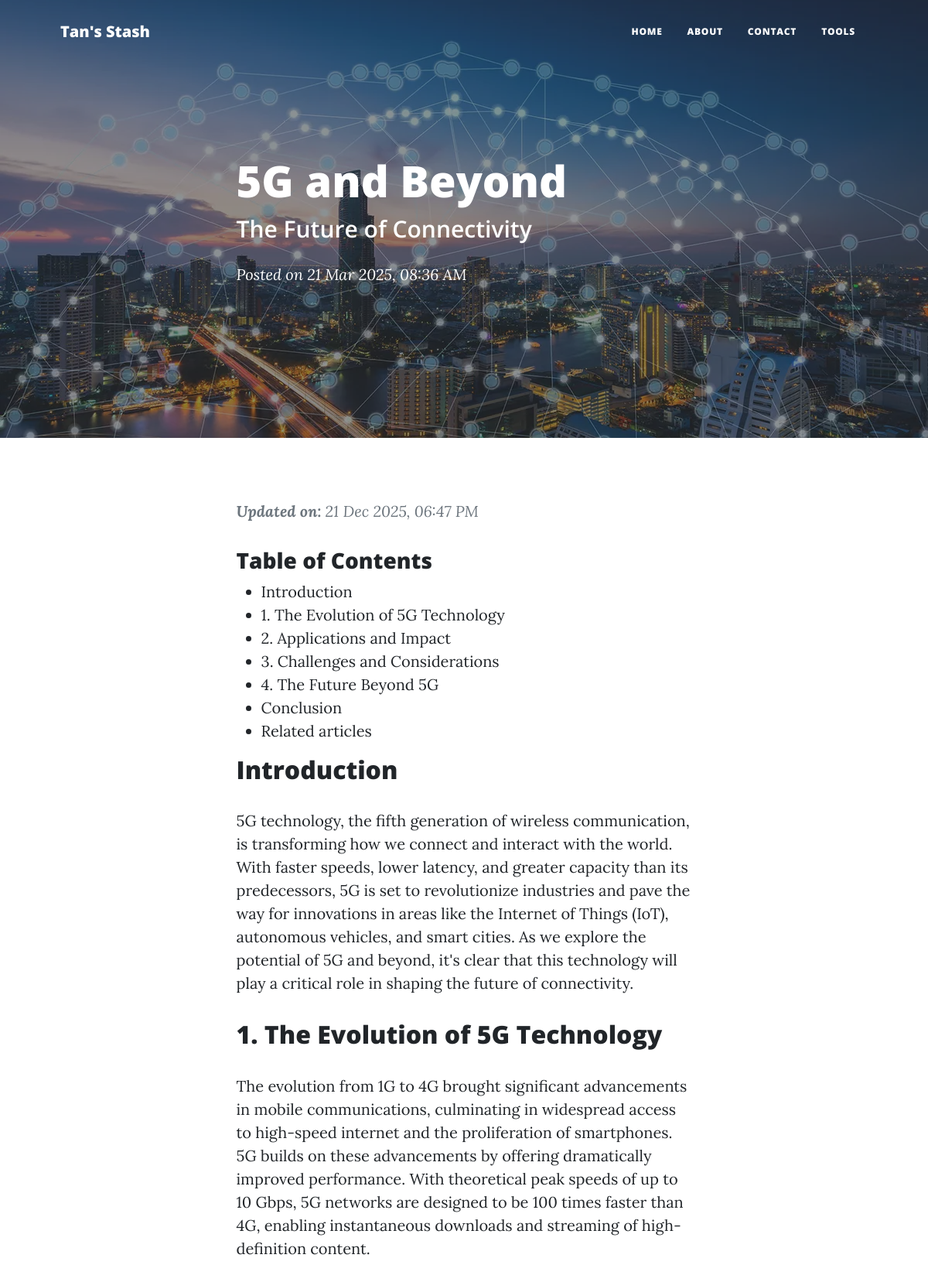
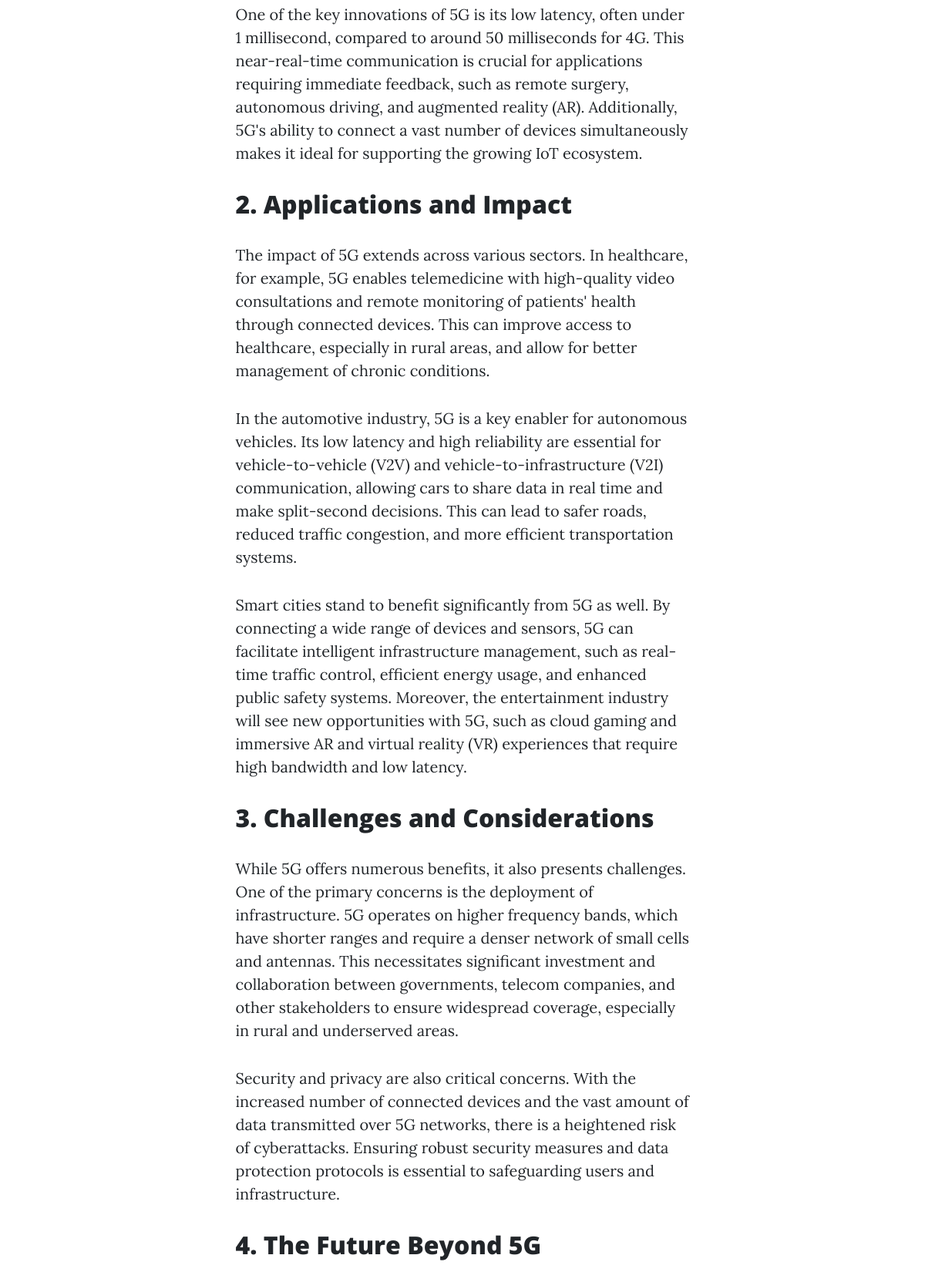
/blog/5g-beyond (upper part), run on the app's committed database (2 pictures, top to bottom).
### src/models/post_model.py (models this page shows, shortened)
class Post(Base):
    __tablename__ = "posts"
    sno = Column(Integer, primary_key=True, index=True)
    title = Column(String(255), nullable=False)
    slug = Column(String(255), unique=True, nullable=False)
    content = Column(Text, nullable=False)
    tag_line = Column(String(255), nullable=False)
    description = Column(String(500), nullable=False, default="Tan's Stash")
    date = Column(DateTime(timezone=True), default=lambda: datetime.now(timezone.utc))
    last_modified = Column(DateTime(timezone=True), nullable=True)
    img_file = Column(String(120), nullable=True)

### src/routers/pages/blog.py (the view)
@router.get("/{post_slug}")
def post_route(
    request: Request,
    post_slug: str,
    db: db_dependency
):
    try:
        post = db.query(Post).filter(Post.slug == post_slug).first()
        if not post:
            raise HTTPException(status_code=404, detail="Post not found")
        clean_html, toc = generate_toc_and_clean_html(post.content)
        context = get_global_context(request)
        context.update({
            "request": request,
            "post": post,
            "content": clean_html,
            "toc": toc,
            "content_type": "blog",
            "content_id": post.sno,
        })
        return templates.TemplateResponse("post.html", context)
    except Exception:
        flash(request, "Something went wrong. Please visit again later.", "danger")
        context = get_global_context(request)
        context.update({
            "request": request,
            "post": None,
            "content": "",
            "toc": [],
            "content_type": "",
            "content_id": "",
        })
        return templates.TemplateResponse(
            "post.html",
            context,
            status_code=status.HTTP_500_INTERNAL_SERVER_ERROR,
        )

### src/templates/post.html (shortened to what this page needs)
{% extends "layout.html" %}
{% set fname = 'assets/img/default-hero-image' %}
{% if post %}
    {%if post.img_file != ''%}
        {% set fname_full = 'assets/img/'+ post.img_file %}
        {% set fname_parts = post.img_file.rsplit('.', 1) %}
        {% set fname = 'assets/img/' + fname_parts[0] %}
    {%else%}
        {% set fname =  'assets/img/default-hero-image' %}
    {% endif %}
    {% block page_style %}{{url_for('static', path='css/post.css')}}{% endblock page_style %}
    {%block add_headers%}
        <link rel="preload" href="{{url_for('static', path='css/comments/commentsSection.css')}}" as="style" onload="this.onload=null;this.rel='stylesheet'">
    {%endblock add_headers%}
{% endif %}
{% macro render_toc(items) %}
<ul>
  {% for item in items %}
    <li>
      <a href="#{{ item.id }}">{{ item.title }}</a>
    </li>
  {% endfor %}
</ul>
{% endmacro %}
{% block body %}
    <header class="masthead">
        <picture>
            <source
                srcset="{{ url_for('static', path=fname + '-400.webp') }} 400w,
                        {{ url_for('static', path=fname + '-800.webp') }} 800w,
                        {{ url_for('static', path=fname + '-1200.webp') }} 1200w"
                sizes="100vw"
                type="image/webp">
            <source
                srcset="{{ url_for('static', path=fname + '-400.jpg') }} 400w,
                        {{ url_for('static', path=fname + '-800.jpg') }} 800w,
                        {{ url_for('static', path=fname + '-1200.jpg') }} 1200w"
                sizes="100vw"
                type="image/jpeg">
            <img
                src="{{ url_for('static', path=fname + '-800.jpg')}}"
                sizes="100vw"
                alt="{{ post.title | default('') }}"
                class="header-img"
                fetchpriority="high"
                decoding="async"
                loading="eager">
        </picture>
            <div class="container position-relative px-4 px-lg-5">
                <div class="row gx-4 gx-lg-5 justify-content-center">
                    <div class="col-md-10 col-lg-8 col-xl-7">
                        <div class="post-heading">
                            <h1>{{post.title | default('')}}</h1>
                            <h2 class="subheading">{{post.tag_line}}</h2>
                            <span class="meta">
                                Posted on
                                {{post.date | human_date }}
                            </span>
                        </div>
                    </div>
                </div>
            </div>
    </header>
        <article class="mb-4">
            <div class="container px-4 px-lg-5">
                <div class="row gx-4 gx-lg-5 justify-content-center">
                    <div class="col-md-10 col-lg-8 col-xl-7">
                        {% if (post.last_modified is not none) %}
                            <p class="meta">
                                <blockquote>
                                    <em><strong>Updated on:</strong>
                                    {{post.last_modified | human_date }}</em>
                            </blockquote>
                            </p>
                        {% endif %}
                        <aside class="toc">
                            <nav aria-label="Table of Contents">
                                <h3>Table of Contents</h3>
                                {{ render_toc(toc) }}
                            </nav>
                        </aside>
                        {{content|safe}}
                    </div>
                </div>
            </div>
        </article>
{% endblock %}

### data on the page
Post: title "5G and Beyond", tag_line "The Future of Connectivity", date|human_date "21 Mar 2025, 08:36 AM", last_modified|human_date "21 Dec 2025, 06:47 PM"

### other printed values
{{ params["website_name"] }} "Tan's Stash"
{{ item.title }} "Introduction" "1. The Evolution of 5G Technology" "2. Applications and Impact" "3. Challenges and Considerations" "4. The Future Beyond 5G" "Conclusion" "Related articles"
